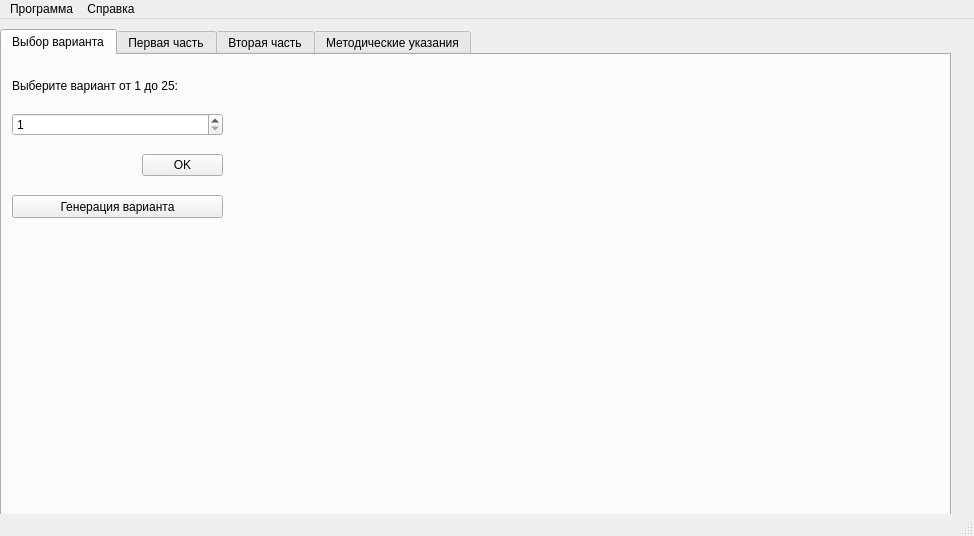
<?xml version="1.0" encoding="UTF-8"?>
<ui version="4.0">
 <class>MainWindow</class>
 <widget class="QMainWindow" name="MainWindow">
  <property name="geometry">
   <rect>
    <x>0</x>
    <y>0</y>
    <width>974</width>
    <height>536</height>
   </rect>
  </property>
  <property name="windowTitle">
   <string>ЛР Решение задач оптимального управления на основе уравнений Эйлера-Лагранжа</string>
  </property>
  <widget class="QWidget" name="centralwidget">
   <widget class="QTabWidget" name="tabWidget">
    <property name="geometry">
     <rect>
      <x>0</x>
      <y>10</y>
      <width>951</width>
      <height>551</height>
     </rect>
    </property>
    <property name="focusPolicy">
     <enum>Qt::TabFocus</enum>
    </property>
    <property name="currentIndex">
     <number>0</number>
    </property>
    <widget class="QWidget" name="tab_var">
     <attribute name="title">
      <string>Выбор варианта</string>
     </attribute>
     <widget class="QWidget" name="verticalLayoutWidget">
      <property name="geometry">
       <rect>
        <x>10</x>
        <y>10</y>
        <width>211</width>
        <height>71</height>
       </rect>
      </property>
      <layout class="QVBoxLayout" name="verticalLayout">
       <item>
        <widget class="QLabel" name="label">
         <property name="text">
          <string>Выберите вариант от 1 до 25:</string>
         </property>
        </widget>
       </item>
       <item>
        <widget class="QSpinBox" name="spinBox">
         <property name="minimum">
          <number>1</number>
         </property>
         <property name="maximum">
          <number>25</number>
         </property>
        </widget>
       </item>
      </layout>
     </widget>
     <widget class="QWidget" name="horizontalLayoutWidget">
      <property name="geometry">
       <rect>
        <x>140</x>
        <y>90</y>
        <width>81</width>
        <height>41</height>
       </rect>
      </property>
      <layout class="QHBoxLayout" name="horizontalLayout">
       <item>
        <widget class="QPushButton" name="pushButton_OK">
         <property name="text">
          <string>OK</string>
         </property>
        </widget>
       </item>
      </layout>
     </widget>
     <widget class="QPushButton" name="pushButton_generate">
      <property name="geometry">
       <rect>
        <x>10</x>
        <y>140</y>
        <width>211</width>
        <height>23</height>
       </rect>
      </property>
      <property name="text">
       <string>Генерация варианта</string>
      </property>
     </widget>
    </widget>
    <widget class="QWidget" name="tab_p1">
     <attribute name="title">
      <string>Первая часть</string>
     </attribute>
     <widget class="QWidget" name="verticalLayoutWidget_2">
      <property name="geometry">
       <rect>
        <x>10</x>
        <y>0</y>
        <width>661</width>
        <height>341</height>
       </rect>
      </property>
      <layout class="QVBoxLayout" name="verticalLayout_2">
       <item>
        <widget class="QLabel" name="label_3">
         <property name="text">
          <string>Описание объекта:</string>
         </property>
        </widget>
       </item>
       <item>
        <widget class="QWidget" name="widget" native="true"/>
       </item>
       <item>
        <widget class="QLabel" name="label_5">
         <property name="text">
          <string>Изопериметрические ограничения:</string>
         </property>
        </widget>
       </item>
       <item>
        <widget class="QWidget" name="widget_4" native="true"/>
       </item>
       <item>
        <widget class="QWidget" name="widget_5" native="true"/>
       </item>
       <item>
        <widget class="QLabel" name="label_8">
         <property name="text">
          <string>Критерий оптимизации:</string>
         </property>
        </widget>
       </item>
       <item>
        <widget class="QWidget" name="widget_3" native="true"/>
       </item>
       <item>
        <widget class="QWidget" name="widget_2" native="true"/>
       </item>
      </layout>
     </widget>
     <widget class="QWidget" name="verticalLayoutWidget_3">
      <property name="geometry">
       <rect>
        <x>680</x>
        <y>0</y>
        <width>261</width>
        <height>341</height>
       </rect>
      </property>
      <layout class="QVBoxLayout" name="verticalLayout_3">
       <item>
        <widget class="QLabel" name="label_10">
         <property name="enabled">
          <bool>true</bool>
         </property>
         <property name="text">
          <string>История</string>
         </property>
        </widget>
       </item>
       <item>
        <widget class="QPlainTextEdit" name="plainTextEdit_3">
         <property name="readOnly">
          <bool>true</bool>
         </property>
        </widget>
       </item>
      </layout>
     </widget>
     <widget class="QWidget" name="gridLayoutWidget">
      <property name="geometry">
       <rect>
        <x>10</x>
        <y>350</y>
        <width>931</width>
        <height>111</height>
       </rect>
      </property>
      <layout class="QGridLayout" name="gridLayout">
       <item row="0" column="1">
        <widget class="QLabel" name="label_11">
         <property name="text">
          <string>TextLabel</string>
         </property>
         <property name="alignment">
          <set>Qt::AlignLeading|Qt::AlignLeft|Qt::AlignVCenter</set>
         </property>
        </widget>
       </item>
       <item row="1" column="2">
        <widget class="QPushButton" name="pushButton_Input1">
         <property name="text">
          <string>Ввод</string>
         </property>
        </widget>
       </item>
       <item row="1" column="0">
        <widget class="QLabel" name="label_12">
         <property name="text">
          <string>TextLabel</string>
         </property>
         <property name="alignment">
          <set>Qt::AlignLeading|Qt::AlignLeft|Qt::AlignTop</set>
         </property>
        </widget>
       </item>
       <item row="1" column="1">
        <widget class="QPlainTextEdit" name="plainTextEdit"/>
       </item>
      </layout>
     </widget>
    </widget>
    <widget class="QWidget" name="tab_p2">
     <attribute name="title">
      <string>Вторая часть</string>
     </attribute>
     <widget class="QWidget" name="verticalLayoutWidget_4">
      <property name="geometry">
       <rect>
        <x>680</x>
        <y>0</y>
        <width>261</width>
        <height>341</height>
       </rect>
      </property>
      <layout class="QVBoxLayout" name="verticalLayout_4">
       <item>
        <widget class="QLabel" name="label_13">
         <property name="text">
          <string>История</string>
         </property>
        </widget>
       </item>
       <item>
        <widget class="QPlainTextEdit" name="plainTextEdit_4">
         <property name="readOnly">
          <bool>true</bool>
         </property>
        </widget>
       </item>
      </layout>
     </widget>
     <widget class="QWidget" name="gridLayoutWidget_2">
      <property name="geometry">
       <rect>
        <x>10</x>
        <y>350</y>
        <width>931</width>
        <height>111</height>
       </rect>
      </property>
      <layout class="QGridLayout" name="gridLayout_2">
       <item row="1" column="0">
        <widget class="QLabel" name="label_15">
         <property name="text">
          <string>TextLabel</string>
         </property>
         <property name="alignment">
          <set>Qt::AlignLeading|Qt::AlignLeft|Qt::AlignTop</set>
         </property>
        </widget>
       </item>
       <item row="0" column="1">
        <widget class="QLabel" name="label_14">
         <property name="text">
          <string>TextLabel</string>
         </property>
        </widget>
       </item>
       <item row="1" column="2">
        <widget class="QPushButton" name="pushButton_Input2">
         <property name="text">
          <string>Ввод</string>
         </property>
        </widget>
       </item>
       <item row="1" column="1">
        <widget class="QPlainTextEdit" name="plainTextEdit_2"/>
       </item>
      </layout>
     </widget>
     <widget class="QWidget" name="verticalLayoutWidget_5">
      <property name="geometry">
       <rect>
        <x>10</x>
        <y>0</y>
        <width>661</width>
        <height>341</height>
       </rect>
      </property>
      <layout class="QVBoxLayout" name="verticalLayout_5">
       <item>
        <widget class="QLabel" name="label_16">
         <property name="text">
          <string>Описание объекта:</string>
         </property>
        </widget>
       </item>
       <item>
        <widget class="QWidget" name="widget_6" native="true"/>
       </item>
       <item>
        <widget class="QLabel" name="label_18">
         <property name="text">
          <string>Изопериметрические ограничения:</string>
         </property>
        </widget>
       </item>
       <item>
        <widget class="QWidget" name="widget_7" native="true"/>
       </item>
       <item>
        <widget class="QWidget" name="widget_8" native="true"/>
       </item>
       <item>
        <widget class="QLabel" name="label_21">
         <property name="text">
          <string>Критерий оптимизации:</string>
         </property>
        </widget>
       </item>
       <item>
        <widget class="QWidget" name="widget_10" native="true"/>
       </item>
       <item>
        <widget class="QWidget" name="widget_9" native="true"/>
       </item>
      </layout>
     </widget>
    </widget>
    <widget class="QWidget" name="tab_method">
     <attribute name="title">
      <string>Методические указания</string>
     </attribute>
     <widget class="QLabel" name="label_24">
      <property name="geometry">
       <rect>
        <x>10</x>
        <y>10</y>
        <width>801</width>
        <height>361</height>
       </rect>
      </property>
      <property name="text">
       <string>TextLabel</string>
      </property>
     </widget>
    </widget>
   </widget>
  </widget>
  <widget class="QStatusBar" name="statusBar"/>
  <widget class="QMenuBar" name="menuBar">
   <property name="geometry">
    <rect>
     <x>0</x>
     <y>0</y>
     <width>974</width>
     <height>21</height>
    </rect>
   </property>
   <widget class="QMenu" name="menuFile">
    <property name="title">
     <string>Программа</string>
    </property>
    <addaction name="actionQuit"/>
   </widget>
   <widget class="QMenu" name="menuHelp">
    <property name="title">
     <string>Справка</string>
    </property>
    <addaction name="actionAbout"/>
   </widget>
   <addaction name="menuFile"/>
   <addaction name="menuHelp"/>
  </widget>
  <action name="actionAbout">
   <property name="text">
    <string>О программе</string>
   </property>
  </action>
  <action name="actionQuit">
   <property name="text">
    <string>Выход</string>
   </property>
  </action>
 </widget>
 <resources/>
 <connections/>
</ui>
